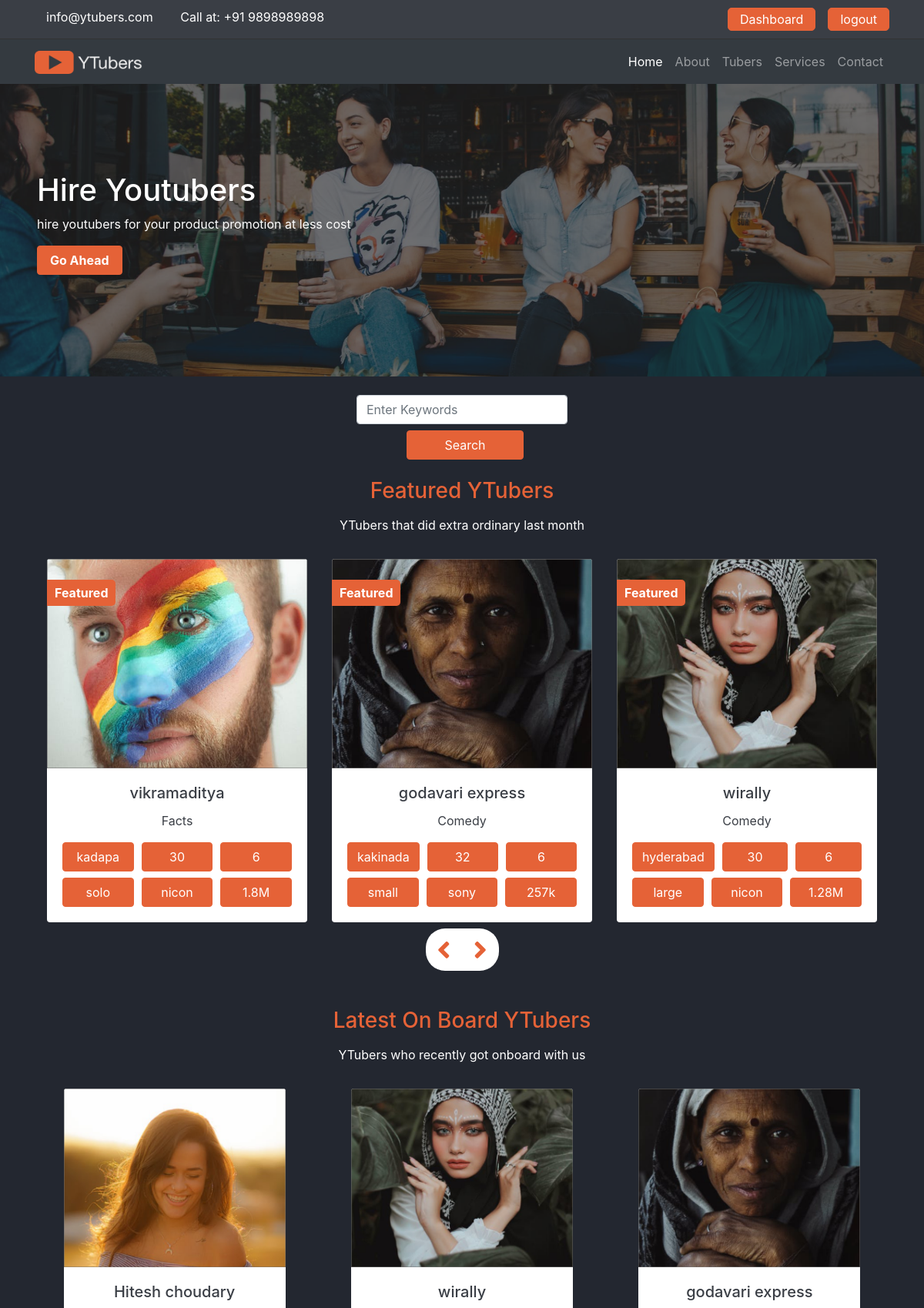
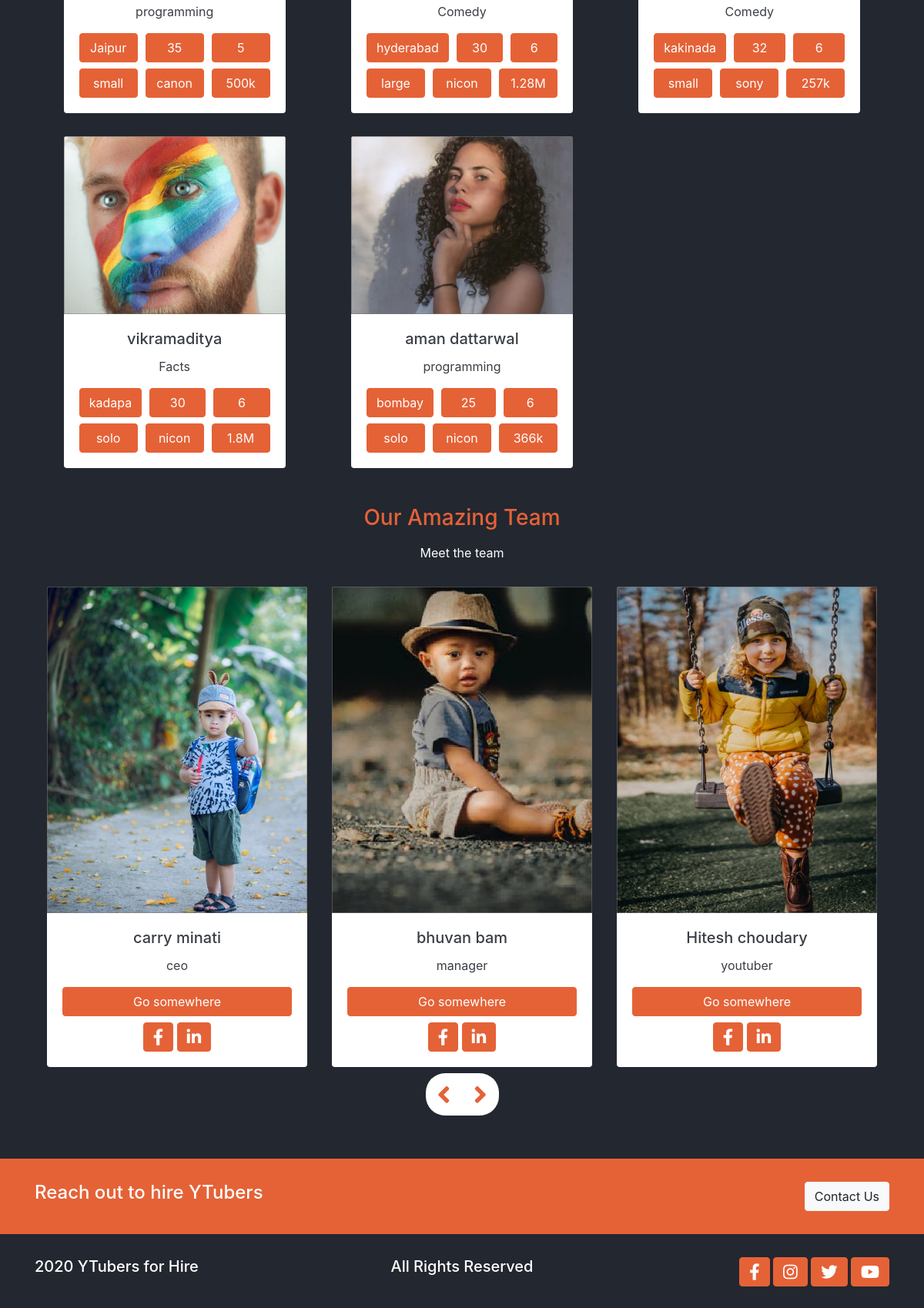
The app's page / (signed in) with its own data (2 pictures, top to bottom).
### basicapp/models.py (models this page shows, shortened)
class Slider(models.Model):
    headline = models.CharField(max_length=200)
    subtitle = models.CharField(max_length=200)
    buttontext = models.CharField(max_length=200)
    photo = models.ImageField(upload_to='media/slider/%Y/')
    created_date = models.DateTimeField(auto_now_add=True)

class Team(models.Model):
    name = models.CharField(max_length=200)
    role = models.CharField(max_length=200)
    fbpage = models.URLField()
    instapage = models.URLField()
    photo = models.ImageField(upload_to="media/team/%Y/%m/%d/")
    created_date = models.DateTimeField(auto_now_add=True)

### youtubers/models.py (models this page shows)
class youtuber(models.Model):
    crew_option = (
    ('solo','solo'),
    ('small','small-team(2-5)'),
    ('large','large-team(5+)'),
    )
    camera_option = (
    ('nicon','nicon'),
    ('panasonic','panasonic'),
    ('fuji','fuji'),
    ('red','red'),
    ('sony','sony'),
    ('canon','canon'),
    )
    name = models.CharField(max_length=200)
    price = models.IntegerField()
    photo = models.ImageField(upload_to='media/youtubers/%Y/%m/')
    videourl = models.CharField(max_length=200)
    description = RichTextField()
    city = models.CharField(max_length=50)
    age = models.IntegerField()
    height = models.IntegerField()
    camera_type=models.CharField(choices=camera_option,max_length=50)
    subs_count = models.CharField(max_length=50)
    crew = models.CharField(choices=crew_option,max_length=50)
    category = models.CharField(max_length=50)
    isfeatured = models.BooleanField(default=False)
    createddate = models.DateTimeField(default=datetime.now,blank=True)

### basicapp/views.py (the view)
# urls.py: path('',views.home,name='home'),
def home(request):
    slider = Slider.objects.all()
    teams = Team.objects.all()
    youtubers = youtuber.objects.order_by('-createddate').filter(isfeatured=True)
    all_tubers = youtuber.objects.all()
    data = {
    'slider' : slider,
    'teams' : teams,
    'youtubers' : youtubers,
    'all_tubers' : all_tubers,
    }
    return render(request,'basicapp/home.html',data)

### templates/basicapp/home.html
{% extends 'base.html'%}
{% load static %}
{% block contents %}
<main class="home">
  <div class="top" data-slick='{"slidesToShow": 1, "slidesToScroll": 1}'>
    {% for slide in slider %}
    <div class="top-banner">
      <img src="{{slide.photo.url}}" alt="" class="img-fluid w-100">
      <div class="top-container d-flex flex-column pl-5">
        <h1>
          {{slide.headline}}
        </h1>
        <p>
          {{slide.subtitle}}
        </p>
        <div>
          <button class="btn btn-accent pl-3 pr-3 text-capitalize font-weight-bold">
            {{slide.buttontext}}
          </button>
        </div>
      </div>
    </div>
  {% endfor %}
  </div>
  <section class="container d-flex justify-content-center align-items-center mt-4">
    <form class="row text-center" method="GET" action= "{% url 'search' %}">
      <div class="col-md-auto">
        <div class="form-group mb-2">
          <input name='keyword' class="form-control" placeholder="Enter Keywords">
        </div>
        <div class="text-center">
          <button type="submit" class="btn btn-accent ml-2 mb-2 pl-5 pr-5">Search</button>
        </div>
      </div>
    </form>
  </section>
  <section class="container mt-3">
    <h3 class="text-center">Featured YTubers</h3>
    <p class="pt-2 pb-3 text-center">YTubers that did extra ordinary last month</p>
    <div class="team slider" data-slick='{"slidesToShow": 3, "slidesToScroll": 1}'>
{% for fy in youtubers %}
      <div class="card border-0 text-center ml-3 mr-3">
        <div class="feature-text">
          <img src="{{fy.photo.url}}" class="card-img-top" alt="team-member">
          <span class="text-left bg-accent font-weight-bold">
            Featured
          </span>
        </div>
        <div class="card-body">
          <h5 class="card-title">{{fy.name}}</h5>
          <p class="card-text">{{fy.category}}</p>
          <div class="person-description mt-2">
            <button class="btn btn-accent">{{fy.city}}</button>
            <button class="btn btn-accent">{{fy.age}}</button>
            <button class="btn btn-accent"> {{fy.height}}</button>
          </div>
          <div class="person-description mt-2">
            <button class="btn btn-accent"> {{fy.crew}} </button>
            <button class="btn btn-accent"> {{fy.camera_type}} </button>
            <button class="btn btn-accent"> {{fy.subs_count}} </button>
          </div>
        </div>
      </div>
{% endfor %}
    </div>
    <div class="controls d-flex justify-content-center mt-2 mb-2">
      <div class="d-flex">
        <i class="fa fa-angle-left youtuber-left"></i>
        <i class="fa fa-angle-right youtuber-right"></i>
      </div>
    </div>
  </section>
  <section class="container mt-5 mb-5">
    <h3 class="text-center">Latest On Board YTubers</h3>
    <p class="pt-2 pb-3 text-center">YTubers who recently got onboard with us</p>
    <div class="tubers grid">
      {% for t in all_tubers %}
      <div class="card border-0 text-center">
        <div>
          <img src="{{t.photo.url}}" class="card-img-top" alt="team-member">
        </div>
        <div class="card-body">
          <h5 class="card-title">{{t.name}}</h5>
          <p class="card-text">{{t.category}}</p>
          <div class="person-description mt-2">
            <button class="btn btn-accent">{{t.city}} </button>
            <button class="btn btn-accent">{{t.age}}</button>
            <button class="btn btn-accent">{{t.height}}</button>
          </div>
          <div class="person-description mt-2">
            <button class="btn btn-accent">{{t.crew}}</button>
            <button class="btn btn-accent">{{t.camera_type}}</button>
            <button class="btn btn-accent">{{t.subs_count}}</button>
          </div>
        </div>
      </div>
      {% endfor %}
    </div>
  </section>
  <section class="container mt-3">
    <h3 class="text-center">Our Amazing Team</h3>
    <p class="pt-2 pb-3 text-center">Meet the team</p>
    <div class="team slider" data-slick='{"slidesToShow": 3, "slidesToScroll": 1}'>
{% for team in teams %}
      <div class="card border-0 text-center  ml-3 mr-3">
        <img src="{{team.photo.url}}" class="card-img-top" alt="team-member">
        <div class="card-body">
          <h5 class="card-title">{{team.name}}</h5>
          <p class="card-text">{{team.role}}</p>
          <a href="#" class="btn btn-accent btn-block">Go somewhere</a>
          <div class="text-center mt-2">
            <button class="btn btn-accent"> <i class="fab fa-facebook-f fa-lg	"></i> </button>
            <button class="btn btn-accent"> <i class="fab fa-linkedin-in fa-lg	"></i> </button>
          </div>
        </div>
      </div>
{% endfor %}
    </div>
    <div class="controls d-flex justify-content-center mt-2 mb-2">
      <div class="d-flex">
        <i class="fa fa-angle-left team-left"></i>
        <i class="fa fa-angle-right team-right"></i>
      </div>
    </div>
  </section>
</main>
{% endblock %}

### supercops/static/css/base.css (style rules this page uses)
:root { --primary: #232730; --secondary: #3a3e45; --white: #888787; --accent: #e56237; }
body { background-color: var(--primary); color: #fff; }
a { color: #fff; }
h2, h3 { color: var(--accent); }
.btn-accent { background-color: var(--accent); color: #fff; border-color: var(--accent); outline: none; }
.card { color: var(--secondary); width: 18rem; }
main { overflow: hidden; }

### supercops/static/css/utils.css (style rules this page uses)
.bg-accent { color: #ffffff; background-color: var(--accent); }
.grid { display: grid; grid-template-columns: 1fr 1fr 1fr; row-gap: 30px; column-gap: 10px; }
.feature-text { position: relative; }
.feature-text span { position: absolute; top: 10%; left: 0; padding: 5px 10px; border-top-right-radius: 5px; border-bottom-right-radius: 5px; }
.person-description { display: grid; grid-template-columns: 1fr 1fr 1fr; column-gap: 10px; }

### supercops/static/css/style.css (style rules this page uses)
.controls i { background-color: #fff; padding: 10px 15px; font-size: 35px; color: var(--accent); }
.controls i:first-child { border-top-left-radius: 25px; border-bottom-left-radius: 25px; }
.controls i:last-child { border-top-right-radius: 25px; border-bottom-right-radius: 25px; }
.home .tubers { justify-items: center; }
.top-banner { position: relative; }
.top-banner img { height: 380px; width: 100%; }
.home .top-banner .top-container { position: absolute; top: 30%; left: 0; }

### records on screen
Slider: photo (picture), headline "Hire Youtubers", subtitle "hire youtubers for your product promotion at less cost", buttontext "Go Ahead"
youtuber: photo (picture), name "vikramaditya", category "Facts", city "kadapa", age "30", height "6", crew "solo", camera_type "nicon", subs_count "1.8M"
youtuber: photo (picture), name "godavari express", category "Comedy", city "kakinada", age "32", height "6", crew "small", camera_type "sony", subs_count "257k"
youtuber: photo (picture), name "wirally", category "Comedy", city "hyderabad", age "30", height "6", crew "large", camera_type "nicon", subs_count "1.28M"
youtuber: photo (picture), name "Hitesh choudary", category "programming", city "Jaipur", age "35", height "5", crew "small", camera_type "canon", subs_count "500k"
youtuber: photo (picture), name "aman dattarwal", category "programming", city "bombay", age "25", height "6", crew "solo", camera_type "nicon", subs_count "366k"
Team: photo (picture), name "carry minati", role "ceo"
Team: photo (picture), name "bhuvan bam", role "manager"
Team: photo (picture), name "Hitesh choudary", role "youtuber"
